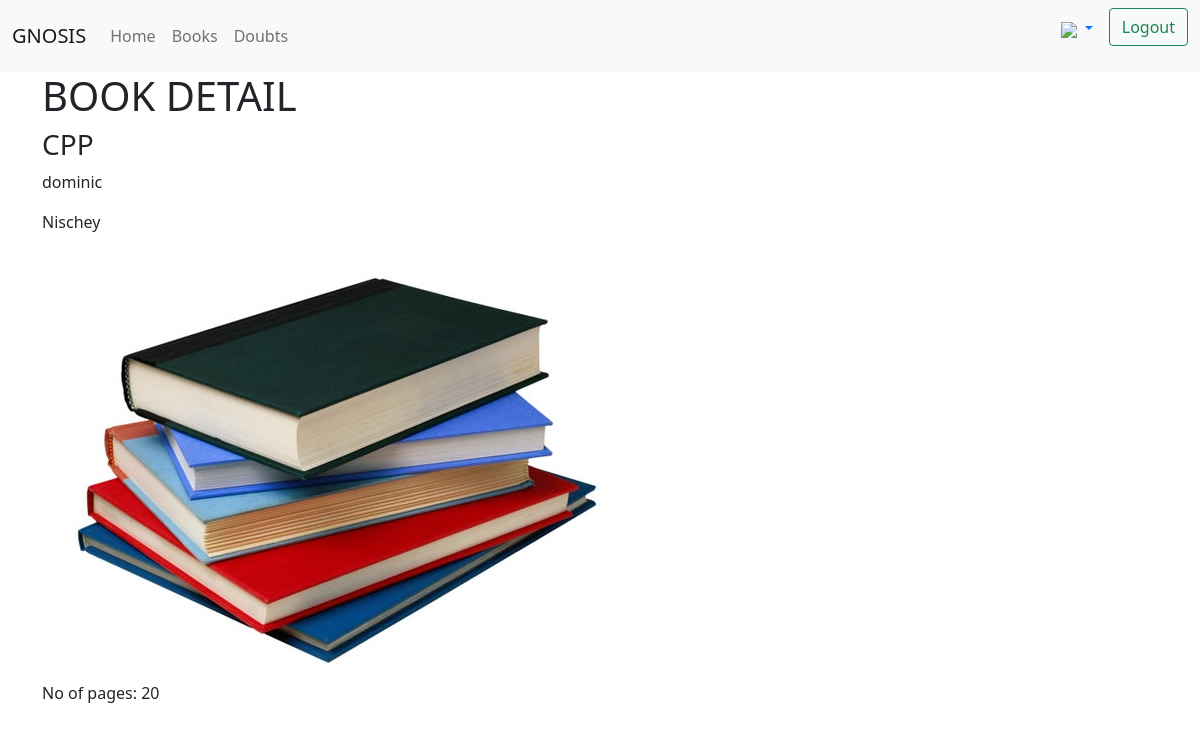
The page /book/1 (signed in) on the database its author committed.
### mainapp/models.py (models this page shows, shortened)
class book(models.Model):
    name = models.CharField(max_length = 200)
    author = models.CharField( max_length = 100 )
    uploaded_by = models.ForeignKey( 'appuser' , on_delete = models.CASCADE)
    thumbnail = models.ImageField(upload_to = "thumbnail/" , default = 'default_thumbnail.jpg')
    bookpdf = models.FileField(upload_to= "book/")
    no_of_pages = models.IntegerField()
    tags = TaggableManager()

class appuser(models.Model):
    username = models.CharField(max_length=15)
    name = models.CharField(max_length=15)
    email = models.EmailField()
    slug = models.SlugField()
    userimage = models.ImageField(upload_to = "userimage/",default='default_profile.jpg')
    tags = TaggableManager()
    def __str__(self):
        return self.name

### mainapp/views.py (the view)
# urls.py: path('book/<int:pk>',   views.book_view,    name="book_view"),
def book_view( request , pk ):
    context = {
        'object' : book.objects.get(pk = pk),
    }
    return render(request, 'book_view.html', context)

### templates/book_view.html (shortened to what this page needs)
{% extends 'base.html' %}
{% block content %}
<div class="container">
    <h1>BOOK DETAIL</h1>
    <h3>{{object.name}}</h3>
    <p>{{object.author}}</p>
    <p>{{object.uploaded_by}}</p>
    <img src="{{object.thumbnail.url}}" alt="Book Thumbnail">
    <p>No of pages: {{object.no_of_pages}}</p>
</div>
{% endblock %}

### rows shown on the page
book: name "CPP", author "dominic", uploaded_by "Nischey", thumbnail (placeholder picture), no_of_pages "20"
